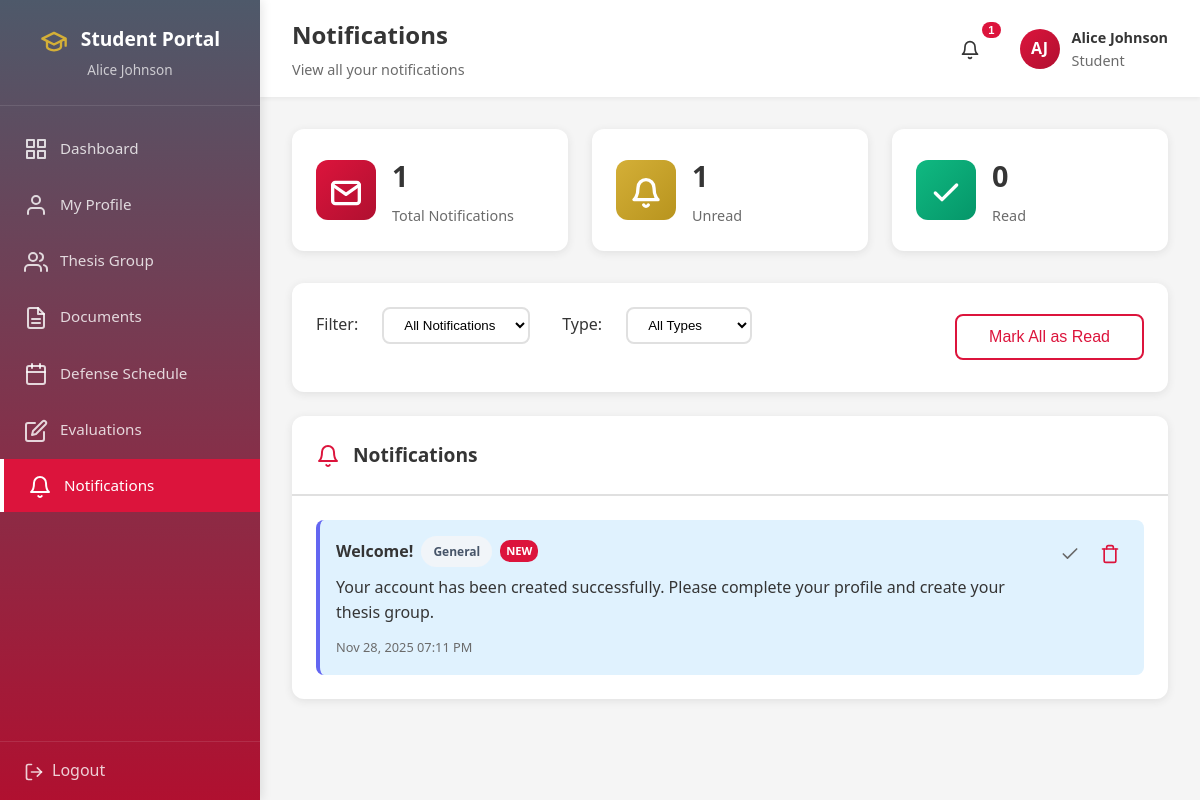
Screenshot of /student/notifications.php (signed in) with the database file from the repository.
### tables this page shows
CREATE TABLE `notifications` (
  `notification_id` int(11) NOT NULL,
  `user_id` int(11) NOT NULL,
  `title` varchar(255) NOT NULL,
  `message` text NOT NULL,
  `type` enum('general','schedule','evaluation','assignment','document') DEFAULT 'general',
  `is_read` tinyint(1) DEFAULT 0,
  `created_at` datetime NOT NULL DEFAULT current_timestamp()
);

### student/notifications.php (the view, shortened to what this page needs)
<?php
require_once '../db_connect.php';
$filter = $_GET['filter'] ?? 'all';
$type_filter = $_GET['type'] ?? 'all';
$where_clauses = ["user_id = ?"];
$params = [$_SESSION['user_id']];
$where_sql = implode(' AND ', $where_clauses);
try {
    $stmt = $pdo->prepare("
        SELECT * FROM notifications
        WHERE $where_sql
        ORDER BY created_at DESC
    ");
    $stmt->execute($params);
    $notifications = $stmt->fetchAll();
    $count_stmt = $pdo->prepare("
        SELECT
            COUNT(*) as total,
            SUM(CASE WHEN is_read = 0 THEN 1 ELSE 0 END) as unread,
            SUM(CASE WHEN is_read = 1 THEN 1 ELSE 0 END) as `read`
        FROM notifications
        WHERE user_id = ?
    ");
    $count_stmt->execute([$_SESSION['user_id']]);
    $counts = $count_stmt->fetch();
} catch (PDOException $e) {
    error_log("Notifications Fetch Error: " . $e->getMessage());
    $notifications = [];
    $counts = ['total' => 0, 'unread' => 0, 'read' => 0];
}
?>
<!DOCTYPE html>
<html lang="en">
<head>
    <link rel="stylesheet" href="../assets/css/style.css">
    <link rel="stylesheet" href="../assets/css/dashboard.css">
    <link rel="stylesheet" href="../assets/css/forms.css">
    <link rel="stylesheet" href="../assets/css/icons.css">
</head>
<body>
<div class="dashboard-wrapper">
    <?php include 'includes/sidebar.php'; ?>
    <div class="main-content">
        <?php include 'includes/topbar.php'; ?>
        <div class="dashboard-content">
            <div class="stats-grid">
                <div class="stat-card">
                    <div class="stat-icon primary">📬</div>
                    <div class="stat-info">
                        <h3><?= $counts['total'] ?></h3>
                        <p>Total Notifications</p>
                    </div>
                </div>
                <div class="stat-card">
                    <div class="stat-icon warning">🔔</div>
                    <div class="stat-info">
                        <h3><?= $counts['unread'] ?></h3>
                        <p>Unread</p>
                    </div>
                </div>
                <div class="stat-card">
                    <div class="stat-icon success">✅</div>
                    <div class="stat-info">
                        <h3><?= $counts['read'] ?></h3>
                        <p>Read</p>
                    </div>
                </div>
            </div>
            <div class="content-card">
                <div class="card-body">
                    <div style="display: flex; justify-content: space-between; align-items: center; flex-wrap: wrap; gap: 1rem;">
                        <div class="filter-group">
                            <label>Filter:</label>
                            <select onchange="window.location.href='notifications.php?filter=' + this.value + '&type=<?= $type_filter ?>'">
                                <option value="all" <?= $filter === 'all' ? 'selected' : '' ?>>All Notifications</option>
                            </select>
                            <label style="margin-left: 1rem;">Type:</label>
                            <select onchange="window.location.href='notifications.php?filter=<?= $filter ?>&type=' + this.value">
                                <option value="all" <?= $type_filter === 'all' ? 'selected' : '' ?>>All Types</option>
                            </select>
                        </div>
                        <div style="display: flex; gap: 0.5rem;">
                            <?php if ($counts['unread'] > 0): ?>
                                <form method="POST" action="notifications.php" style="display: inline;">
                                    <button type="submit" class="btn btn-secondary">Mark All as Read</button>
                                </form>
                            <?php endif; ?>
                        </div>
                    </div>
                </div>
            </div>
            <div class="content-card">
                <div class="card-header">
                    <h3>🔔 Notifications</h3>
                </div>
                <div class="card-body">
                    <?php if (empty($notifications)): ?>
                        <div class="empty-state">
                            <div class="icon">📭</div>
                            <h3>No Notifications</h3>
                            <p><?= $filter === 'unread' ? 'You have no unread notifications.' : 'No notifications found.' ?></p>
                        </div>
                    <?php else: ?>
                        <div style="display: flex; flex-direction: column; gap: 0.75rem;">
                            <?php foreach ($notifications as $notif): ?>
                                <div style="padding: 1rem; background: <?= $notif['is_read'] ? 'var(--bg-color)' : '#e0f2fe' ?>; border-radius: 8px; border-left: 4px solid <?php
                                    echo $notif['type'] === 'schedule' ? '#3b82f6' :
                                         ($notif['type'] === 'evaluation' ? '#10b981' :
                                         ($notif['type'] === 'document' ? '#f59e0b' : '#6366f1'));
                                ?>; display: flex; justify-content: space-between; align-items: start; gap: 1rem;">
                                    <div style="flex: 1;">
                                        <div style="display: flex; align-items: center; gap: 0.5rem; margin-bottom: 0.5rem;">
                                            <strong style="color: var(--text-primary);"><?= htmlspecialchars($notif['title']) ?></strong>
                                            <span class="badge badge-<?php
                                                echo $notif['type'] === 'schedule' ? 'primary' :
                                                     ($notif['type'] === 'evaluation' ? 'success' :
                                                     ($notif['type'] === 'document' ? 'warning' : 'secondary'));
                                            ?>" style="font-size: 0.75rem;">
                                                <?= ucfirst($notif['type']) ?>
                                            </span>
                                            <?php if (!$notif['is_read']): ?>
                                                <span style="background: var(--error-color); color: white; padding: 2px 6px; border-radius: 10px; font-size: 0.7rem; font-weight: 600;">NEW</span>
                                            <?php endif; ?>
                                        </div>
                                        <p style="margin: 0 0 0.5rem 0; color: var(--text-primary);">
                                            <?= nl2br(htmlspecialchars($notif['message'])) ?>
                                        </p>
                                        <span style="font-size: 0.8rem; color: var(--text-secondary);">
                                            <?php
                                            $time_diff = time() - strtotime($notif['created_at']);
                                            if ($time_diff < 60) {
                                                echo "Just now";
                                            } elseif ($time_diff < 3600) {
                                                echo floor($time_diff / 60) . " minutes ago";
                                            } elseif ($time_diff < 86400) {
                                                echo floor($time_diff / 3600) . " hours ago";
                                            } else {
                                                echo date('M d, Y h:i A', strtotime($notif['created_at']));
                                            }
                                            ?>
                                        </span>
                                    </div>
                                    <div style="display: flex; gap: 0.25rem; flex-shrink: 0;">
                                        <?php if (!$notif['is_read']): ?>
                                            <form method="POST" action="notifications.php" style="display: inline;">
                                                <button type="submit" class="btn-icon" title="Mark as Read" style="font-size: 1rem;">✅</button>
                                            </form>
                                        <?php endif; ?>
                                        <form method="POST" action="notifications.php" style="display: inline;" onsubmit="return confirm('Delete this notification?');">
                                            <button type="submit" class="btn-icon btn-delete" title="Delete">🗑️</button>
                                        </form>
                                    </div>
                                </div>
                            <?php endforeach; ?>
                        </div>
                    <?php endif; ?>
                </div>
            </div>
        </div>
    </div>
</div>
</body>
</html>

### assets/css/style.css (style rules this page uses)
* { margin: 0; padding: 0; box-sizing: border-box; }
:root { --primary-color: #DC143C; --primary-hover: #B01030; --secondary-color: #353535; --accent-gold: #D4AF37; --bg-ivory: #FFFFF0; --silver-gray: #BBAFAF; --success-color: #10b981; --error-color: #DC143C; --warning-color: #D4AF37; --bg-color: #F5F5F5; --card-bg: #FFFFFF; --text-primary: #353535; --text-secondary: #6b6b6b; --border-color: #e0e0e0; --shadow: 0 2px 8px rgba(53, 53, 53, 0.1); --shadow-lg: 0 8px 24px rgba(53, 53, 53, 0.15); }
body { font-family: 'Segoe UI', Tahoma, Geneva, Verdana, sans-serif; background-color: var(--bg-color); color: var(--text-primary); line-height: 1.6; min-height: 100vh; }
.btn { display: inline-block; padding: 0.75rem 2rem; font-size: 1rem; font-weight: 500; border: none; border-radius: 8px; cursor: pointer; transition: all 0.3s ease; text-decoration: none; }
.btn-secondary { background-color: transparent; color: var(--primary-color); border: 2px solid var(--primary-color); }

### assets/css/dashboard.css (style rules this page uses)
.dashboard-wrapper { display: flex; min-height: 100vh; background-color: var(--bg-color); }
.main-content { flex: 1; margin-left: 260px; transition: margin-left 0.3s ease; }
.dashboard-content { padding: 2rem; }
.stats-grid { display: grid; grid-template-columns: repeat(auto-fit, minmax(240px, 1fr)); gap: 1.5rem; margin-bottom: 2rem; }
.stat-card { background: white; padding: 1.5rem; border-radius: 12px; box-shadow: var(--shadow); display: flex; align-items: center; gap: 1rem; transition: transform 0.3s ease, box-shadow 0.3s ease; }
.stat-icon { width: 60px; height: 60px; border-radius: 12px; display: flex; align-items: center; justify-content: center; font-size: 1.8rem; }
.stat-icon.primary { background: linear-gradient(135deg, #667eea 0%, #764ba2 100%); color: white; }
.stat-icon.success { background: linear-gradient(135deg, #10b981 0%, #059669 100%); color: white; }
.stat-icon.warning { background: linear-gradient(135deg, #f59e0b 0%, #d97706 100%); color: white; }
.stat-info h3 { font-size: 1.8rem; font-weight: 700; color: var(--text-primary); margin-bottom: 0.25rem; }
.stat-info p { font-size: 0.9rem; color: var(--text-secondary); }
.content-card { background: white; border-radius: 12px; box-shadow: var(--shadow); margin-bottom: 1.5rem; overflow: hidden; }
.card-header { padding: 1.5rem; border-bottom: 2px solid var(--border-color); display: flex; justify-content: space-between; align-items: center; }
.card-header h3 { font-size: 1.2rem; color: var(--text-primary); font-weight: 600; }
.card-body { padding: 1.5rem; }
.badge { display: inline-block; padding: 0.35rem 0.75rem; font-size: 0.8rem; font-weight: 600; border-radius: 20px; text-transform: capitalize; }
.badge-secondary { background-color: #f1f5f9; color: #475569; }
.btn-icon { padding: 0.5rem; font-size: 1rem; border: none; background: none; cursor: pointer; border-radius: 6px; transition: all 0.3s ease; color: var(--text-secondary); }

### assets/css/forms.css (style rules this page uses)
.filter-group { display: flex; gap: 1rem; align-items: center; flex-wrap: wrap; margin-bottom: 1.5rem; }
.filter-group label { font-weight: 500; color: var(--text-primary); margin-right: 0.5rem; }
.filter-group select { padding: 0.5rem 1rem; border: 2px solid var(--border-color); border-radius: 8px; background-color: white; cursor: pointer; }
::placeholder { color: var(--text-secondary); opacity: 0.6; }

### rows the page displays
notifications: title "Welcome!", type "General", is_read "NEW", message "Your account has been created successfully. Please complete your profile and create your thesis group.", created_at "Nov 28, 2025 07:11 PM"

### other values shown
$_SESSION['name'] "Alice Johnson"
$page_title "Notifications"
$page_subtitle "View all your notifications"
$unread_count "1"
$initials "AJ"
$counts['total'] "1"
$counts['unread'] "1"
$counts['read'] "0"
